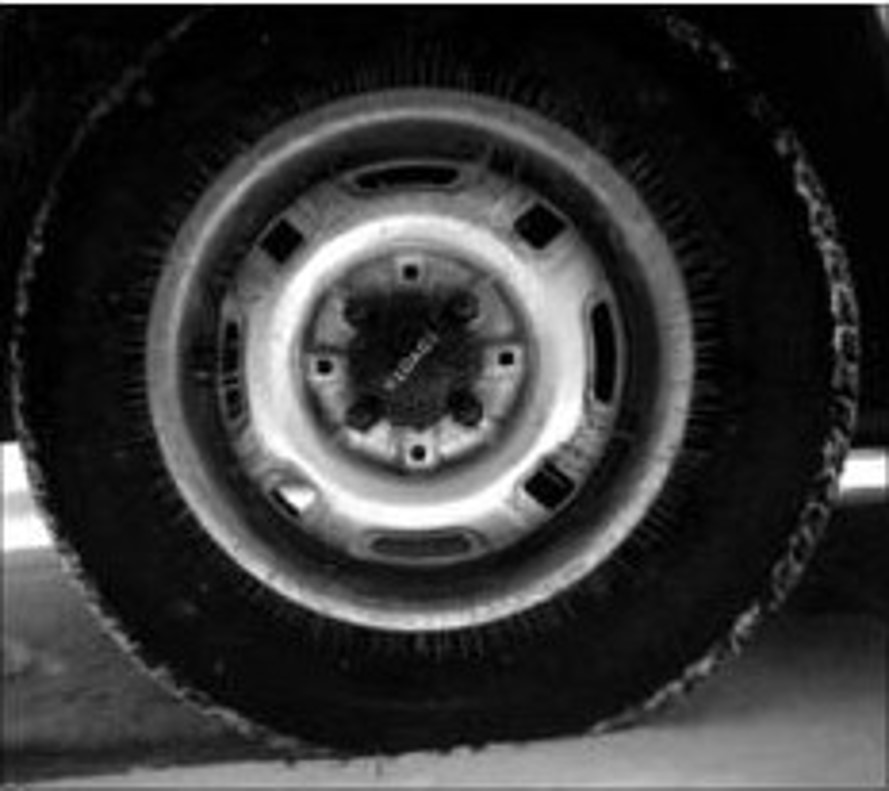
#> input picture Practice-2/hw-4/tire.jpg, 889 x 791 px
$ python hw-4.py
#> lines starting #> are read from the running program, lines starting #| are printed output that depends on the picture
import numpy as np
from PIL import Image
import matplotlib.pyplot as plt
def log_transform(image, c):
    img_array = np.array(image)
    transformed = c * np.log1p(img_array)
    transformed = (transformed / transformed.max()) * 255
    transformed = np.array(transformed, dtype=np.uint8)
    return Image.fromarray(transformed)

image_path = 'tire.jpg'
original_image = Image.open(image_path)
#> original_image is the input picture: PIL image 889x791 RGB; min 0, max 255, mean 54.7
plt.figure(figsize=(12, 8))
plt.subplot(2, 3, 1)
plt.imshow(original_image)
plt.title('Original Image')
plt.axis('off')
for i, c in enumerate(range(1, 6), start=2):
    transformed_image = log_transform(original_image, c)
    plt.subplot(2, 3, i)
    plt.imshow(transformed_image)
    plt.title(f'Log Transform (c={c})')
    plt.axis('off')
#> this loop made 5 passes
#> pass 1, in log_transform, `transformed = c * np.log1p(img_array)`:
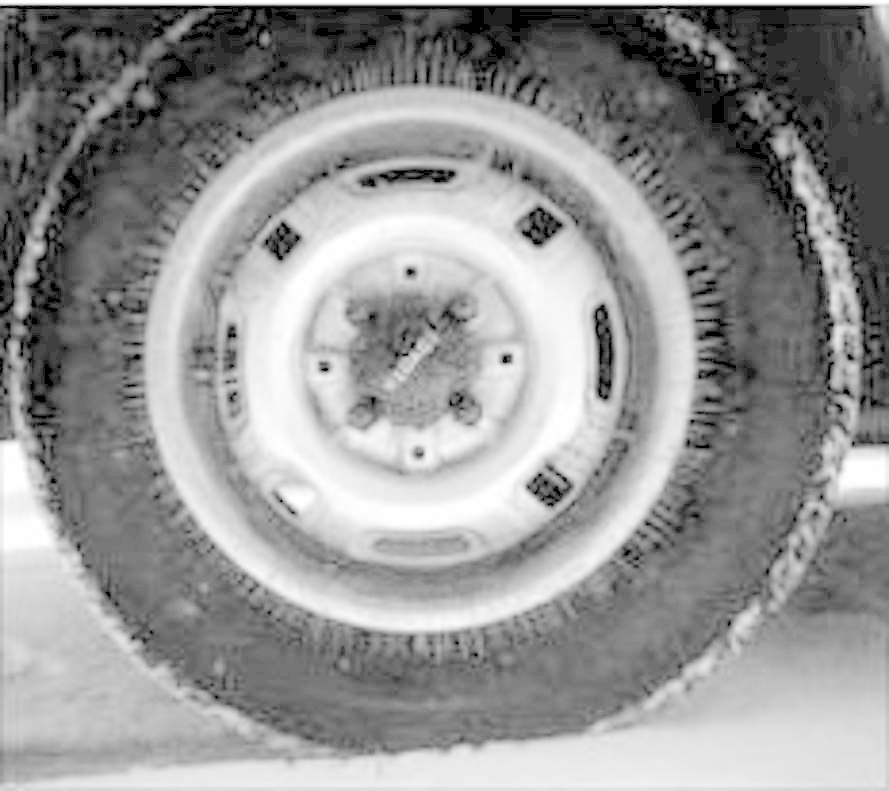
#> transformed: shape (791, 889, 3) float16; min 0, max 5.55, mean 3.24; drawn with min black and max white

plt.tight_layout()
plt.show()
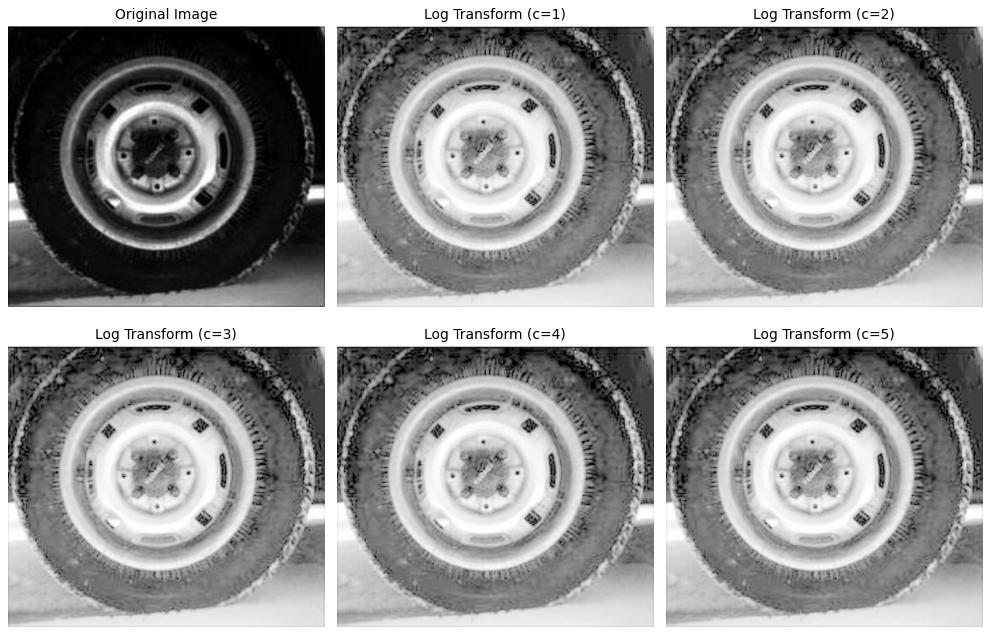
#> figure drawn by matplotlib, 6 panels
